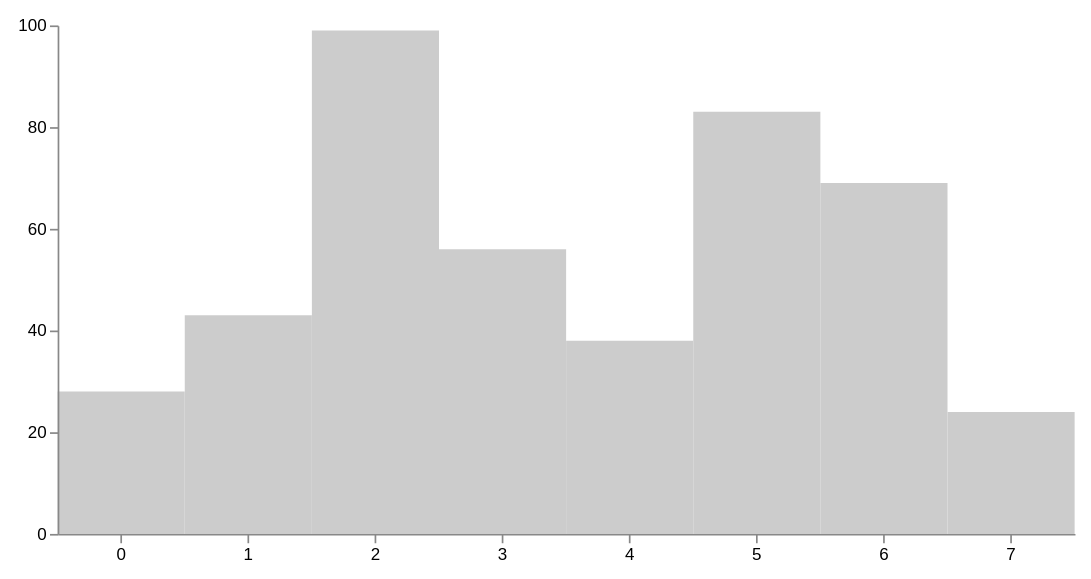

Here is the Vega-Lite specification saved for this chart:
### Vega specification from a JSON file in a GitHub repository (floating-point values rounded to 4 significant figures)
{"$schema": "https://vega.github.io/schema/vega/v5.json", "width": 600, "height": 300, "padding": 10, "signals": [{"name": "shift", "value": false, "on": [{"events": {"marktype": "rect", "type": "click"}, "update": "event.shiftKey", "force": true}]}, {"name": "clicked", "value": null, "on": [{"events": {"marktype": "rect", "type": "click"}, "update": "datum", "force": true}]}], "data": [{"name": "values", "values": [{"x": 0, "y": 28}, {"x": 1, "y": 43}, {"x": 2, "y": 99}, {"x": 3, "y": 56}, {"x": 4, "y": 38}, {"x": 5, "y": 83}, {"x": 6, "y": 69}, {"x": 7, "y": 24}]}, {"name": "selected", "on": [{"trigger": "!shift", "remove": true}, {"trigger": "!shift && clicked", "insert": "clicked"}, {"trigger": "shift && clicked", "toggle": "clicked"}]}], "scales": [{"name": "xscale", "type": "band", "range": "width", "round": true, "domain": {"data": "values", "field": "x"}}, {"name": "yscale", "type": "linear", "range": "height", "round": true, "domain": {"data": "values", "field": "y"}, "zero": true, "nice": true}], "axes": [{"scale": "yscale", "orient": "left", "tickCount": 5, "zindex": 1}, {"scale": "xscale", "orient": "bottom", "zindex": 1}], "marks": [{"type": "rect", "from": {"data": "values"}, "encode": {"enter": {"x": {"scale": "xscale", "field": "x"}, "width": {"scale": "xscale", "band": 1}, "y": {"scale": "yscale", "field": "y"}, "y2": {"scale": "yscale", "value": 0}}, "update": {"fill": [{"test": "indata('selected', 'x', datum.x)", "value": "steelblue"}, {"value": "#ccc"}]}}}]}
